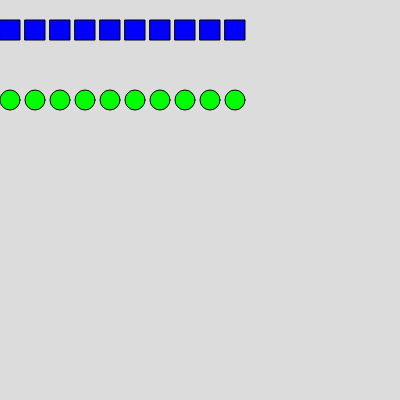
Frame 1 (no input)
Frame 60 (no input): identical to frame 1, image omitted
Frame 120 (the mouse pressed at the canvas centre since frame 60): identical to frame 1, image omitted

The p5.js sketch that drew this single still picture (run headless with seeded random() and noise() and a simulated clock; from frame 60 on, the mouse is pressed at the canvas centre):

// p5.js sketch
// ── sketch.js
function setup() {
  createCanvas(400, 400);
}
let gap =5;
let x;
function draw() {
 ;
  background(220);
   for(let i = 0; i<10; i++){
      x = (gap + 20)*i;
     fill(0,0,255);
     square(x,20,20);
     fill(0,255,0);
     circle(x+10, 100, 20);
     
   }
     
   
     
}
